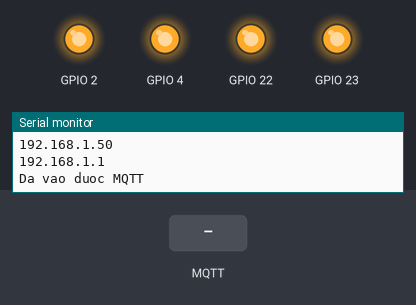
Simulated run of this sketch. Board: ESP32. Parts: output pins drawn as LEDs (lit = HIGH), the last lines printed to the serial monitor. The inputs (shaded band) are chosen by the test bench. WiFi joins after 1.5 s; servers stay silent unless stated; no MQTT or app messages arrive unless stated.

Above: at 4.7 s.
4.8 s: MQTT message "1" arrives on the first subscribed topic
At 5.8 s:
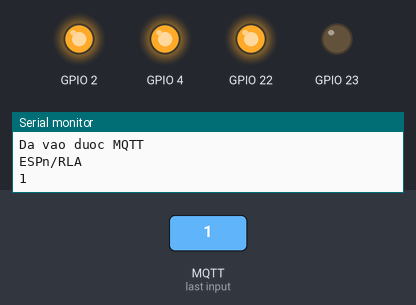
6.3 s: MQTT message "1" arrives on the second subscribed topic
At 6.9 s:
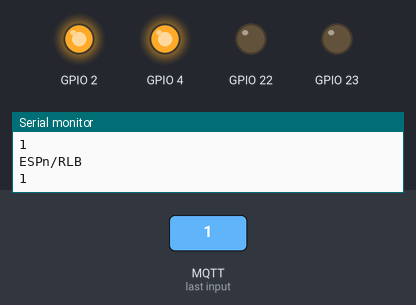
7.8 s: MQTT message "1" arrives on the third subscribed topic
At 9.0 s:
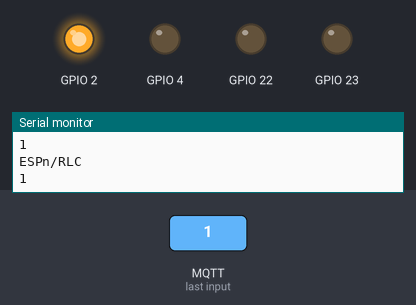
9.3 s: MQTT message "0" arrives on the first subscribed topic
At 10.4 s:
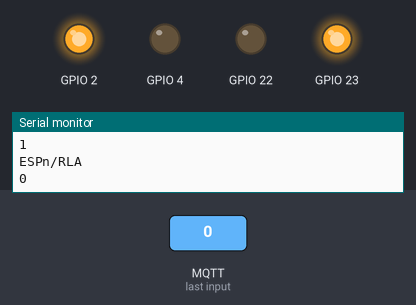
10.8 s: MQTT message "0" arrives on the second subscribed topic
At 11.5 s:
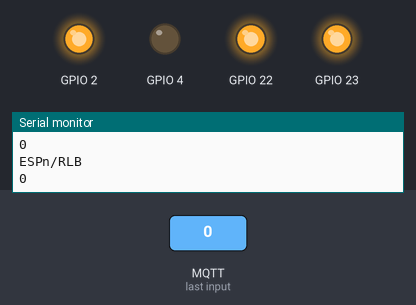
12.3 s: MQTT message "0" arrives on the third subscribed topic
At 12.7 s:
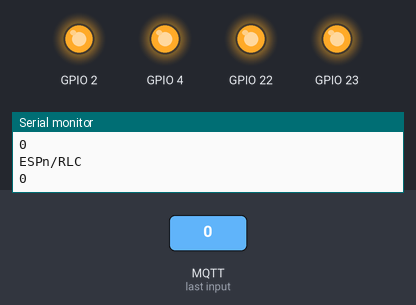
Timing chart, 0 to 14.8 s (numbered marks = the images above; inputs shaded):
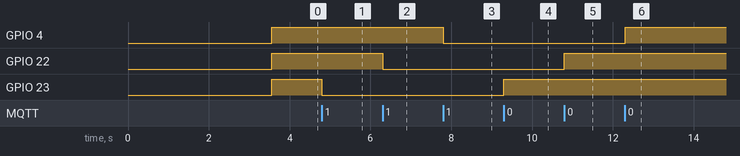

Measured:
- after the input at 4.8 s, GPIO 23: HIGH → LOW at once
- after the input at 6.3 s, GPIO 22: HIGH → LOW at once
- after the input at 7.8 s, GPIO 4: HIGH → LOW at once
- after the input at 9.3 s, GPIO 23: LOW → HIGH at once
- after the input at 10.8 s, GPIO 22: LOW → HIGH at once
- after the input at 12.3 s, GPIO 4: LOW → HIGH at once

The sketch:

ESP8266.ino
```cpp
#include <WiFi.h>
#include <PubSubClient.h>
void nhandl(char * tp, byte * nd, unsigned int length)
{
  String topic(tp);
  String noidung= String((char*) nd);
  noidung.remove(length);

  Serial.println(topic);
  Serial.println(noidung);

  if(topic=="ESPn/RLA")
  {
    if(noidung=="1")
      digitalWrite(23,LOW);
    if(noidung=="0")
      digitalWrite(23,HIGH);
  }

  if(topic=="ESPn/RLB")
  {
    if(noidung=="1")
      digitalWrite(22,LOW);
    if(noidung=="0")
      digitalWrite(22,HIGH);
  }

  if(topic=="ESPn/RLC")
  {
    if(noidung=="1")
      digitalWrite(4,LOW);
    if(noidung=="0")
      digitalWrite(4,HIGH);
  }

  if(topic=="ESPn/RLD")
  {
    if(noidung=="1")
      digitalWrite(2,LOW);
    if(noidung=="0")
      digitalWrite(2,HIGH);
  }
}
WiFiClient c;
PubSubClient MQTT ("m14.cloudmqtt.com",13601,nhandl,c);
void setup() {
  Serial.begin(9600);
   Serial.println("Program is connnecting");
  WiFi.begin("Abc123","0904407094");
   while ((!(WiFi.status() == WL_CONNECTED))){
    delay(3000);
  }
  Serial.println("I m connected");
  Serial.println("Your IP : ");
  Serial.println((WiFi.localIP()));
  Serial.println((WiFi.gatewayIP().toString().c_str()));
  while (1)
  {
    delay(500);
    if(MQTT.connect("ESP32","qskswhuy","mljvJcf1cDY5"))
      break;
  }
  Serial.println("Da vao duoc MQTT");
  MQTT.publish("test", "gui du lieu thu");
  MQTT.subscribe("ESPn/RLA");
  MQTT.subscribe("ESPn/RLB");
  MQTT.subscribe("ESPn/RLC");
  MQTT.subscribe("ESPn/RLD");

  pinMode(23,OUTPUT);
  pinMode(22,OUTPUT);
  pinMode(4,OUTPUT);
  pinMode(2,OUTPUT);

  digitalWrite(23,HIGH);
  digitalWrite(22,HIGH);
  digitalWrite(4,HIGH);
  digitalWrite(2,HIGH);

}

void loop() {
  MQTT.loop();
  MQTT.publish("ESPg/RLA", String(!digitalRead(23)).c_str());
  MQTT.publish("ESPg/RLB", String(!digitalRead(22)).c_str());
  MQTT.publish("ESPg/RLC", String(!digitalRead(4)).c_str());
  MQTT.publish("ESPg/RLD", String(!digitalRead(2)).c_str());
}
```
